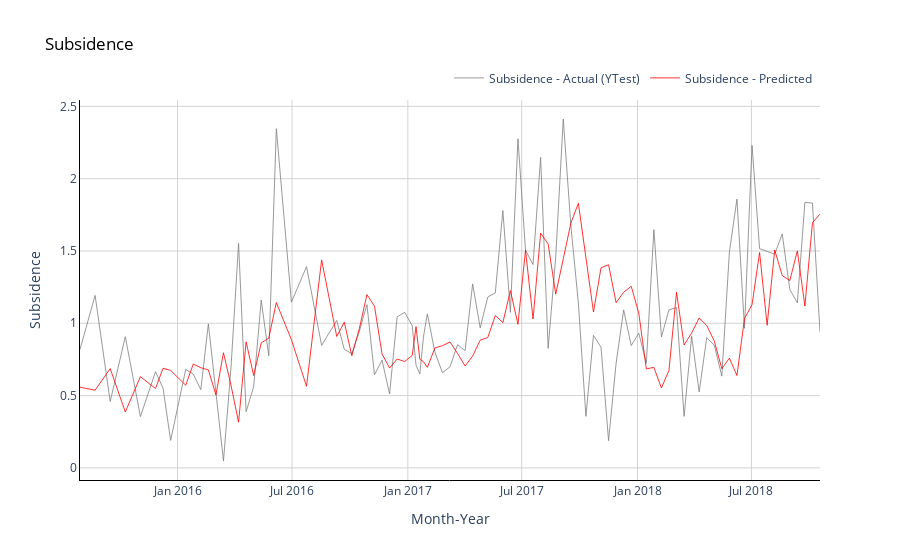

This figure's notebook cell:
### Code cell
# Plot (actual and predicted) for test (out of time) data
fig = go.Figure()

# #Trace for actual val
# fig.add_trace(go.Scatter(x=np.array(test.columns),
#                          y=np.array(test.values).flatten(),
#                          mode='lines',
#                          name='Subsidence - Actual (Test)',
#                          opacity=0.8,
#                          line=dict(color='black', width=1)
#                         ))
# fig.add_trace(go.Scatter(x=np.array(test.columns),
#                          y=e,
#                          mode='lines',
#                          name='Subsidence - Actual (YTrain)',
#                          opacity=0.8,
#                          line=dict(color='pink', width=1)
#                         ))

fig.add_trace(go.Scatter(x=np.array(test.columns[10:]),
                         y=c,
                         mode='lines',
                         name='Subsidence - Actual (YTest)',
                         opacity=0.8,
                         line=dict(color='grey', width=1)
                        ))


# Trace for predicted 
fig.add_trace(go.Scatter(x=np.array(test.columns[10:]),
                         y=z,
                         mode='lines',
                         name='Subsidence - Predicted ',
                         opacity=0.8,
                         line=dict(color='red', width=1)
                        ))

# Change chart background color
fig.update_layout(dict(plot_bgcolor = 'white'))

# Update axes lines
fig.update_xaxes(showgrid=True, gridwidth=1, gridcolor='lightgrey', 
                 zeroline=True, zerolinewidth=1, zerolinecolor='lightgrey', 
                 showline=True, linewidth=1, linecolor='black',
                 title='Month-Year'
                )

fig.update_yaxes(showgrid=True, gridwidth=1, gridcolor='lightgrey', 
                 zeroline=True, zerolinewidth=1, zerolinecolor='lightgrey', 
                 showline=True, linewidth=1, linecolor='black',
                 title='Subsidence'
                )

# Set figure title
fig.update_layout(title=dict(text="Subsidence", font=dict(color='black')),
                  legend=dict(orientation="h", yanchor="bottom", y=1.02, xanchor="right", x=1)
                 )
fig.show()
